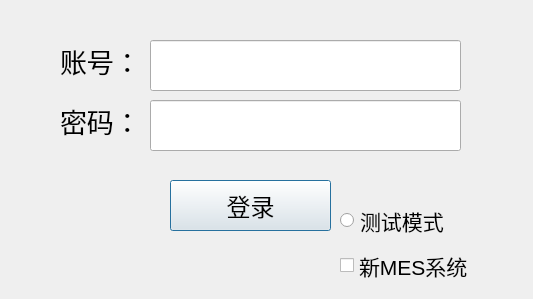
<?xml version="1.0" encoding="UTF-8"?>
<ui version="4.0">
 <class>login</class>
 <widget class="QDialog" name="login">
  <property name="geometry">
   <rect>
    <x>0</x>
    <y>0</y>
    <width>533</width>
    <height>299</height>
   </rect>
  </property>
  <property name="font">
   <font>
    <pointsize>11</pointsize>
   </font>
  </property>
  <property name="windowTitle">
   <string>中云信安生产工具登录</string>
  </property>
  <widget class="QLineEdit" name="user_name_edit">
   <property name="geometry">
    <rect>
     <x>150</x>
     <y>40</y>
     <width>311</width>
     <height>51</height>
    </rect>
   </property>
   <property name="font">
    <font>
     <family>宋体</family>
     <pointsize>16</pointsize>
    </font>
   </property>
  </widget>
  <widget class="QRadioButton" name="test_sel_rbutton">
   <property name="geometry">
    <rect>
     <x>340</x>
     <y>200</y>
     <width>171</width>
     <height>41</height>
    </rect>
   </property>
   <property name="font">
    <font>
     <family>Agency FB</family>
     <pointsize>16</pointsize>
    </font>
   </property>
   <property name="text">
    <string>测试模式</string>
   </property>
  </widget>
  <widget class="QLabel" name="label">
   <property name="geometry">
    <rect>
     <x>60</x>
     <y>40</y>
     <width>81</width>
     <height>41</height>
    </rect>
   </property>
   <property name="font">
    <font>
     <family>Agency FB</family>
     <pointsize>20</pointsize>
    </font>
   </property>
   <property name="text">
    <string>账号：</string>
   </property>
  </widget>
  <widget class="QLineEdit" name="password_edit">
   <property name="geometry">
    <rect>
     <x>150</x>
     <y>100</y>
     <width>311</width>
     <height>51</height>
    </rect>
   </property>
   <property name="font">
    <font>
     <family>宋体</family>
     <pointsize>16</pointsize>
    </font>
   </property>
   <property name="maxLength">
    <number>16</number>
   </property>
   <property name="echoMode">
    <enum>QLineEdit::Password</enum>
   </property>
  </widget>
  <widget class="QLabel" name="label_2">
   <property name="geometry">
    <rect>
     <x>60</x>
     <y>100</y>
     <width>91</width>
     <height>41</height>
    </rect>
   </property>
   <property name="font">
    <font>
     <family>Agency FB</family>
     <pointsize>20</pointsize>
    </font>
   </property>
   <property name="text">
    <string>密码：</string>
   </property>
  </widget>
  <widget class="QPushButton" name="login_button">
   <property name="geometry">
    <rect>
     <x>170</x>
     <y>180</y>
     <width>161</width>
     <height>51</height>
    </rect>
   </property>
   <property name="font">
    <font>
     <family>Agency FB</family>
     <pointsize>18</pointsize>
    </font>
   </property>
   <property name="text">
    <string>登录</string>
   </property>
  </widget>
  <widget class="QCheckBox" name="checkBox">
   <property name="geometry">
    <rect>
     <x>340</x>
     <y>250</y>
     <width>151</width>
     <height>31</height>
    </rect>
   </property>
   <property name="font">
    <font>
     <pointsize>16</pointsize>
     <weight>50</weight>
     <bold>false</bold>
    </font>
   </property>
   <property name="text">
    <string>新MES系统</string>
   </property>
  </widget>
 </widget>
 <resources/>
 <connections/>
</ui>
